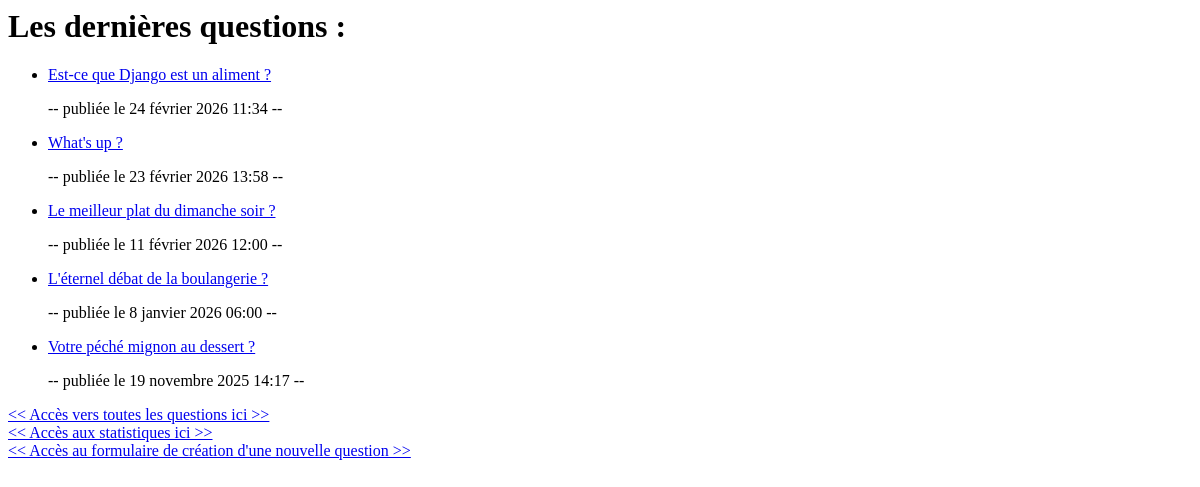
The page /polls/ on the database as committed earlier.
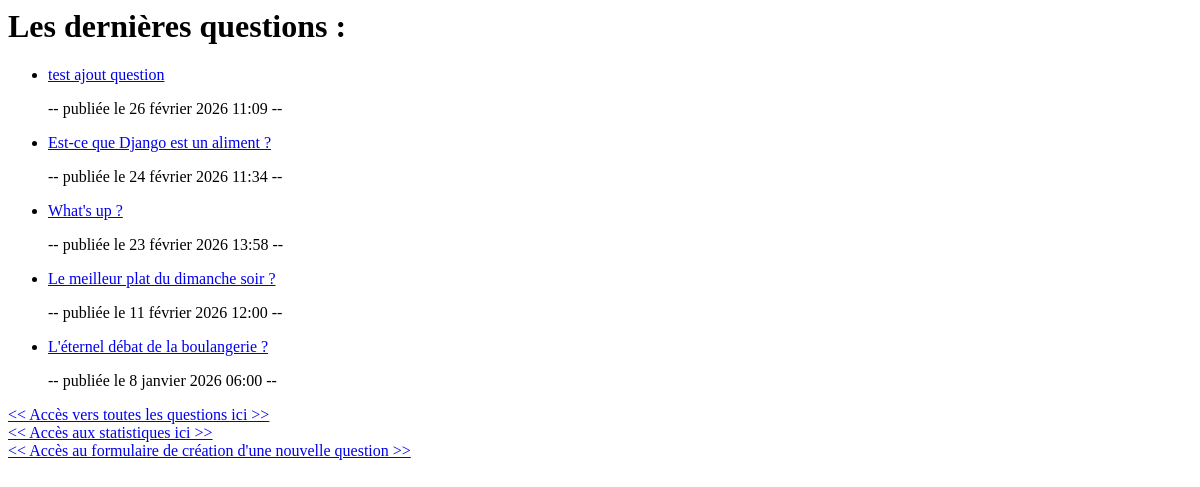
The same page on the database as committed later.
### polls/models.py (models this page shows, shortened)
class Question(models.Model):
    question_text = models.CharField(max_length=200)
    pub_date = models.DateTimeField("date published")

### polls/views.py (the view)
# urls.py: path("", views.IndexView.as_view(), name="index"),
class IndexView(generic.ListView):
    template_name = "polls/index.html"
    context_object_name = "latest_question_list"
    def get_queryset(self):
        return Question.objects.order_by("-pub_date")[:5]

### polls/templates/polls/index.html (shortened to what this page needs)
{% if latest_question_list %}
    <h1>Les dernières questions : </h1>
    <ul>
    {% for question in latest_question_list %}
        <li>
            <a href="{% url 'polls:detail' question.id %}">{{ question.question_text }}</a>
            <p>-- publiée le {{ question.pub_date}} --</p>
        </li>
    {% endfor %}
    </ul>
    <a href="{% url 'polls:all' %}"><< Accès vers toutes les questions ici >></a>
    <a href="{% url 'polls:statistics' %}"><< Accès aux statistiques ici >></a>
    <a href="{% url 'polls:poll' %}"><< Accès au formulaire de création d'une nouvelle question >></a>
{% else %}
    <p>No polls are available.</p>
{% endif %}

Rows that differ between the two databases and show on the page:
no longer on this page (row unchanged): Question: question_text "Votre péché mignon au dessert ?", pub_date "19 novembre 2025 14:17"
added Question: question_text "test ajout question", pub_date "26 février 2026 11:09"
